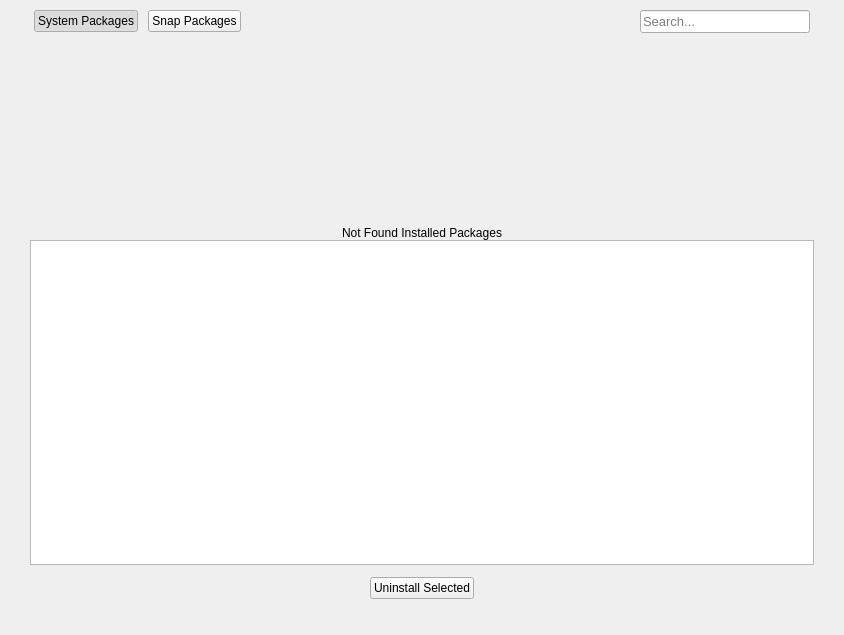
<?xml version="1.0" encoding="UTF-8"?>
<ui version="4.0">
 <class>UninstallerPage</class>
 <widget class="QWidget" name="UninstallerPage">
  <property name="geometry">
   <rect>
    <x>0</x>
    <y>0</y>
    <width>844</width>
    <height>635</height>
   </rect>
  </property>
  <property name="windowTitle">
   <string>Uninstaller</string>
  </property>
  <layout class="QGridLayout" name="gridLayout">
   <property name="leftMargin">
    <number>30</number>
   </property>
   <property name="topMargin">
    <number>5</number>
   </property>
   <property name="rightMargin">
    <number>30</number>
   </property>
   <property name="bottomMargin">
    <number>20</number>
   </property>
   <property name="horizontalSpacing">
    <number>0</number>
   </property>
   <property name="verticalSpacing">
    <number>2</number>
   </property>
   <item row="2" column="0" colspan="3">
    <widget class="QStackedWidget" name="stackedWidget">
     <property name="currentIndex">
      <number>0</number>
     </property>
     <widget class="QWidget" name="pageSystemPackages">
      <layout class="QGridLayout" name="gridLayout_2">
       <property name="leftMargin">
        <number>0</number>
       </property>
       <property name="topMargin">
        <number>0</number>
       </property>
       <property name="rightMargin">
        <number>0</number>
       </property>
       <property name="bottomMargin">
        <number>0</number>
       </property>
       <property name="spacing">
        <number>0</number>
       </property>
       <item row="0" column="0">
        <widget class="QWidget" name="notFoundWidget" native="true">
         <property name="sizePolicy">
          <sizepolicy hsizetype="Preferred" vsizetype="Expanding">
           <horstretch>0</horstretch>
           <verstretch>0</verstretch>
          </sizepolicy>
         </property>
         <property name="minimumSize">
          <size>
           <width>0</width>
           <height>200</height>
          </size>
         </property>
         <property name="maximumSize">
          <size>
           <width>16777215</width>
           <height>200</height>
          </size>
         </property>
         <property name="accessibleName">
          <string notr="true">notFoundWidget</string>
         </property>
         <property name="styleSheet">
          <string notr="true"/>
         </property>
         <layout class="QVBoxLayout" name="notFoundLayout">
          <property name="spacing">
           <number>0</number>
          </property>
          <property name="leftMargin">
           <number>0</number>
          </property>
          <property name="topMargin">
           <number>0</number>
          </property>
          <property name="rightMargin">
           <number>0</number>
          </property>
          <property name="bottomMargin">
           <number>0</number>
          </property>
          <item>
           <widget class="QLabel" name="lblNotFound">
            <property name="sizePolicy">
             <sizepolicy hsizetype="Preferred" vsizetype="Expanding">
              <horstretch>0</horstretch>
              <verstretch>0</verstretch>
             </sizepolicy>
            </property>
            <property name="text">
             <string>Not Found Installed Packages</string>
            </property>
            <property name="alignment">
             <set>Qt::AlignBottom|Qt::AlignHCenter</set>
            </property>
           </widget>
          </item>
         </layout>
        </widget>
       </item>
       <item row="1" column="0">
        <widget class="QListWidget" name="listWidgetPackages">
         <property name="font">
          <font>
           <family>Ubuntu</family>
           <pointsize>10</pointsize>
          </font>
         </property>
         <property name="focusPolicy">
          <enum>Qt::NoFocus</enum>
         </property>
         <property name="styleSheet">
          <string notr="true"/>
         </property>
         <property name="autoScrollMargin">
          <number>10</number>
         </property>
         <property name="editTriggers">
          <set>QAbstractItemView::NoEditTriggers</set>
         </property>
         <property name="selectionMode">
          <enum>QAbstractItemView::NoSelection</enum>
         </property>
         <property name="selectionBehavior">
          <enum>QAbstractItemView::SelectRows</enum>
         </property>
         <property name="iconSize">
          <size>
           <width>20</width>
           <height>20</height>
          </size>
         </property>
         <property name="textElideMode">
          <enum>Qt::ElideMiddle</enum>
         </property>
         <property name="spacing">
          <number>4</number>
         </property>
         <property name="uniformItemSizes">
          <bool>false</bool>
         </property>
        </widget>
       </item>
      </layout>
     </widget>
     <widget class="QWidget" name="pageSnapPackages">
      <layout class="QGridLayout" name="gridLayout_3">
       <property name="leftMargin">
        <number>0</number>
       </property>
       <property name="topMargin">
        <number>0</number>
       </property>
       <property name="rightMargin">
        <number>0</number>
       </property>
       <property name="bottomMargin">
        <number>0</number>
       </property>
       <property name="spacing">
        <number>0</number>
       </property>
       <item row="0" column="0">
        <widget class="QWidget" name="notFoundWidget_2" native="true">
         <property name="sizePolicy">
          <sizepolicy hsizetype="Preferred" vsizetype="Expanding">
           <horstretch>0</horstretch>
           <verstretch>0</verstretch>
          </sizepolicy>
         </property>
         <property name="minimumSize">
          <size>
           <width>0</width>
           <height>200</height>
          </size>
         </property>
         <property name="maximumSize">
          <size>
           <width>16777215</width>
           <height>200</height>
          </size>
         </property>
         <property name="accessibleName">
          <string notr="true">notFoundWidget</string>
         </property>
         <property name="styleSheet">
          <string notr="true"/>
         </property>
         <layout class="QVBoxLayout" name="notFoundLayout_2">
          <property name="spacing">
           <number>0</number>
          </property>
          <property name="leftMargin">
           <number>0</number>
          </property>
          <property name="topMargin">
           <number>0</number>
          </property>
          <property name="rightMargin">
           <number>0</number>
          </property>
          <property name="bottomMargin">
           <number>0</number>
          </property>
          <item>
           <widget class="QLabel" name="lblNotFoundSnap">
            <property name="sizePolicy">
             <sizepolicy hsizetype="Preferred" vsizetype="Expanding">
              <horstretch>0</horstretch>
              <verstretch>0</verstretch>
             </sizepolicy>
            </property>
            <property name="text">
             <string>Not Found Installed Packages</string>
            </property>
            <property name="alignment">
             <set>Qt::AlignBottom|Qt::AlignHCenter</set>
            </property>
           </widget>
          </item>
         </layout>
        </widget>
       </item>
       <item row="1" column="0">
        <widget class="QListWidget" name="listWidgetSnapPackages">
         <property name="font">
          <font>
           <family>Ubuntu</family>
           <pointsize>10</pointsize>
          </font>
         </property>
         <property name="focusPolicy">
          <enum>Qt::NoFocus</enum>
         </property>
         <property name="styleSheet">
          <string notr="true"/>
         </property>
         <property name="autoScrollMargin">
          <number>10</number>
         </property>
         <property name="editTriggers">
          <set>QAbstractItemView::NoEditTriggers</set>
         </property>
         <property name="selectionMode">
          <enum>QAbstractItemView::NoSelection</enum>
         </property>
         <property name="selectionBehavior">
          <enum>QAbstractItemView::SelectRows</enum>
         </property>
         <property name="iconSize">
          <size>
           <width>20</width>
           <height>20</height>
          </size>
         </property>
         <property name="textElideMode">
          <enum>Qt::ElideMiddle</enum>
         </property>
         <property name="spacing">
          <number>4</number>
         </property>
         <property name="uniformItemSizes">
          <bool>false</bool>
         </property>
        </widget>
       </item>
      </layout>
     </widget>
    </widget>
   </item>
   <item row="5" column="0" colspan="3" alignment="Qt::AlignHCenter|Qt::AlignBottom">
    <widget class="QLabel" name="lblLoadingUninstaller">
     <property name="sizePolicy">
      <sizepolicy hsizetype="Minimum" vsizetype="Fixed">
       <horstretch>0</horstretch>
       <verstretch>0</verstretch>
      </sizepolicy>
     </property>
     <property name="text">
      <string notr="true"/>
     </property>
    </widget>
   </item>
   <item row="3" column="0" colspan="3">
    <spacer name="verticalSpacer">
     <property name="orientation">
      <enum>Qt::Vertical</enum>
     </property>
     <property name="sizeType">
      <enum>QSizePolicy::Fixed</enum>
     </property>
     <property name="sizeHint" stdset="0">
      <size>
       <width>0</width>
       <height>10</height>
      </size>
     </property>
    </spacer>
   </item>
   <item row="4" column="0" colspan="3" alignment="Qt::AlignHCenter">
    <widget class="QPushButton" name="btnUninstall">
     <property name="enabled">
      <bool>true</bool>
     </property>
     <property name="font">
      <font>
       <family>Ubuntu</family>
      </font>
     </property>
     <property name="cursor">
      <cursorShape>PointingHandCursor</cursorShape>
     </property>
     <property name="focusPolicy">
      <enum>Qt::NoFocus</enum>
     </property>
     <property name="accessibleName">
      <string notr="true">primary</string>
     </property>
     <property name="styleSheet">
      <string notr="true"/>
     </property>
     <property name="text">
      <string>Uninstall Selected</string>
     </property>
    </widget>
   </item>
   <item row="1" column="0" colspan="3">
    <widget class="QWidget" name="nav" native="true">
     <layout class="QHBoxLayout" name="horizontalLayout">
      <property name="spacing">
       <number>10</number>
      </property>
      <property name="leftMargin">
       <number>4</number>
      </property>
      <property name="topMargin">
       <number>5</number>
      </property>
      <property name="rightMargin">
       <number>4</number>
      </property>
      <property name="bottomMargin">
       <number>5</number>
      </property>
      <item>
       <widget class="QPushButton" name="btnSystemPackages">
        <property name="cursor">
         <cursorShape>PointingHandCursor</cursorShape>
        </property>
        <property name="focusPolicy">
         <enum>Qt::NoFocus</enum>
        </property>
        <property name="text">
         <string>System Packages</string>
        </property>
        <property name="checkable">
         <bool>true</bool>
        </property>
        <property name="checked">
         <bool>true</bool>
        </property>
        <attribute name="buttonGroup">
         <string notr="true">navBtnGroup</string>
        </attribute>
       </widget>
      </item>
      <item>
       <widget class="QPushButton" name="btnSnapPackages">
        <property name="cursor">
         <cursorShape>PointingHandCursor</cursorShape>
        </property>
        <property name="focusPolicy">
         <enum>Qt::NoFocus</enum>
        </property>
        <property name="text">
         <string>Snap Packages</string>
        </property>
        <property name="checkable">
         <bool>true</bool>
        </property>
        <attribute name="buttonGroup">
         <string notr="true">navBtnGroup</string>
        </attribute>
       </widget>
      </item>
      <item>
       <spacer name="horizontalSpacer">
        <property name="orientation">
         <enum>Qt::Horizontal</enum>
        </property>
        <property name="sizeHint" stdset="0">
         <size>
          <width>40</width>
          <height>20</height>
         </size>
        </property>
       </spacer>
      </item>
      <item>
       <widget class="QLineEdit" name="txtPackageSearch">
        <property name="minimumSize">
         <size>
          <width>170</width>
          <height>0</height>
         </size>
        </property>
        <property name="maximumSize">
         <size>
          <width>170</width>
          <height>16777215</height>
         </size>
        </property>
        <property name="font">
         <font>
          <pointsize>10</pointsize>
         </font>
        </property>
        <property name="focusPolicy">
         <enum>Qt::StrongFocus</enum>
        </property>
        <property name="styleSheet">
         <string notr="true"/>
        </property>
        <property name="placeholderText">
         <string>Search...</string>
        </property>
       </widget>
      </item>
     </layout>
    </widget>
   </item>
  </layout>
 </widget>
 <resources/>
 <connections/>
 <buttongroups>
  <buttongroup name="navBtnGroup"/>
 </buttongroups>
</ui>
